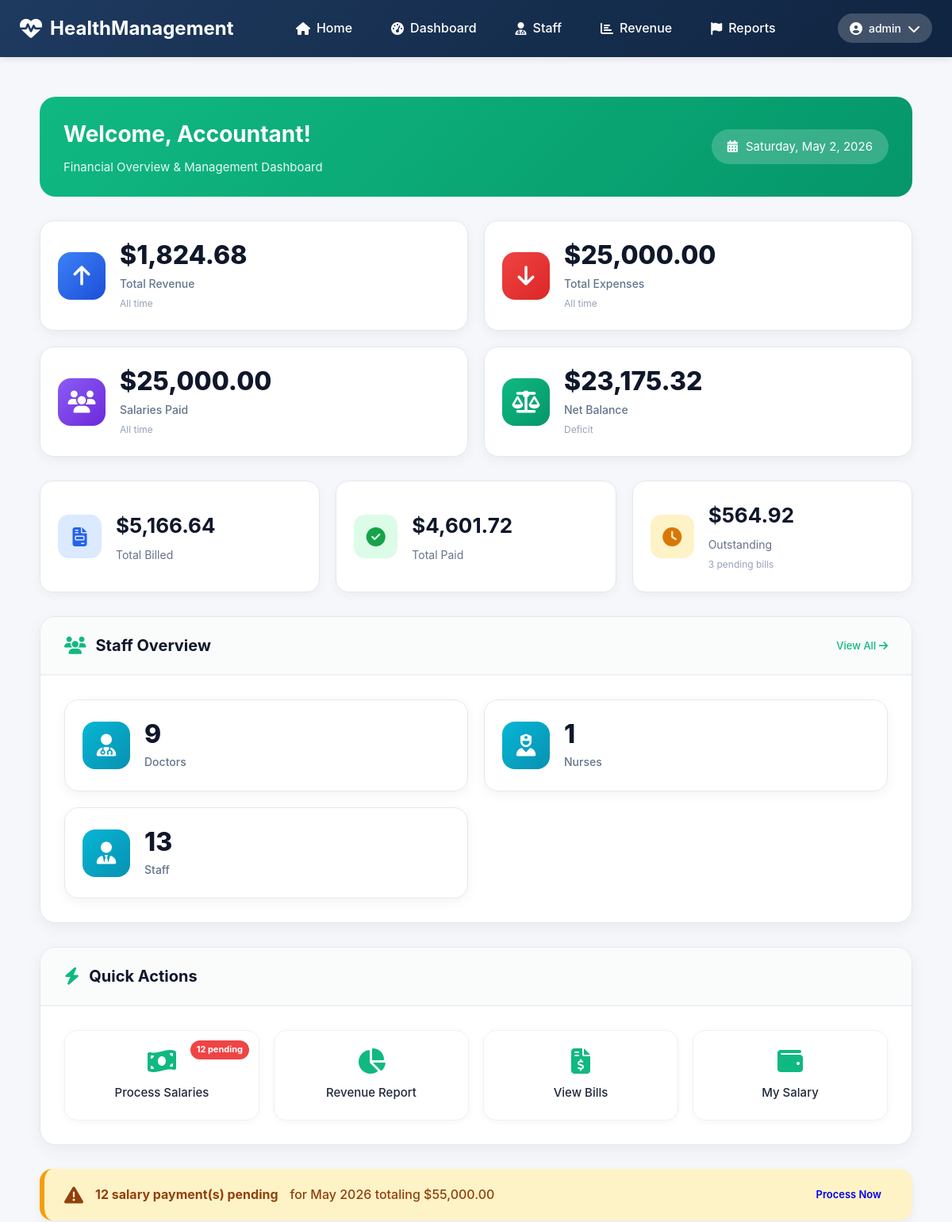
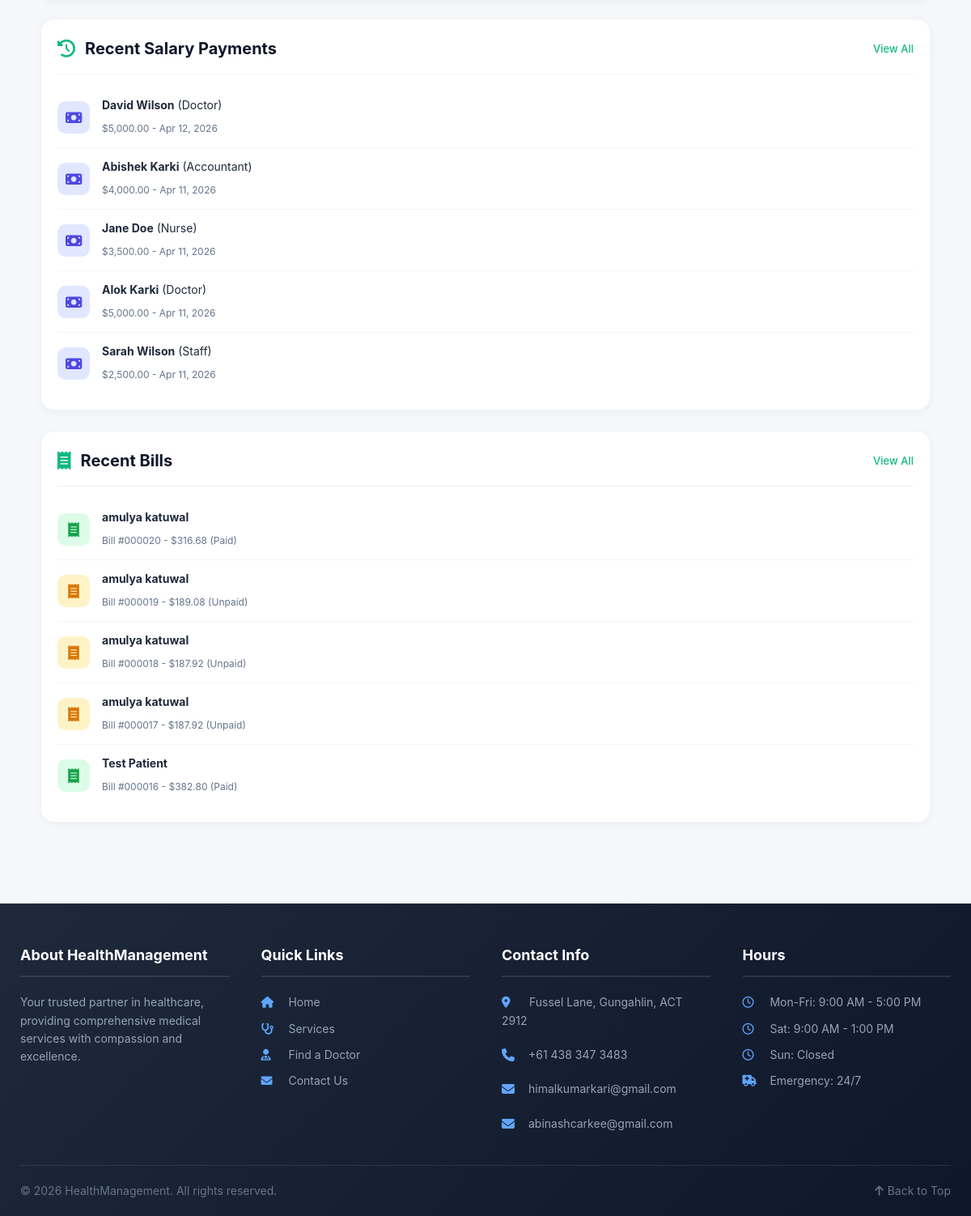
The app's page /accountant/dashboard.php (signed in) with its own data (2 pictures, top to bottom).
### tables this page shows
CREATE TABLE `salary_payments` (
  `salaryId` int(11) NOT NULL,
  `userId` int(11) NOT NULL,
  `staffId` int(11) DEFAULT NULL,
  `role` enum('doctor','nurse','staff','accountant','admin') NOT NULL,
  `amount` decimal(10,2) NOT NULL,
  `paymentDate` datetime NOT NULL,
  `salaryMonth` varchar(7) NOT NULL COMMENT 'Format: YYYY-MM',
  `paidBy` int(11) NOT NULL COMMENT 'User ID who processed payment',
  `notes` text DEFAULT NULL,
  `status` enum('pending','paid','cancelled') DEFAULT 'paid',
  `createdAt` datetime DEFAULT current_timestamp()
);

CREATE TABLE `bills` (
  `billId` int(11) NOT NULL,
  `patientId` int(11) NOT NULL,
  `appointmentId` int(11) DEFAULT NULL,
  `recordId` int(11) DEFAULT NULL,
  `consultationFee` decimal(10,2) NOT NULL DEFAULT 0.00,
  `additionalCharges` decimal(10,2) NOT NULL DEFAULT 0.00,
  `serviceCharge` decimal(10,2) NOT NULL DEFAULT 0.00,
  `gst` decimal(10,2) NOT NULL DEFAULT 0.00,
  `totalAmount` decimal(10,2) NOT NULL,
  `status` enum('unpaid','paid','cancelled','overdue') DEFAULT 'unpaid',
  `generatedAt` datetime DEFAULT current_timestamp(),
  `paidAt` datetime DEFAULT NULL
);

### includes/functions.php (called while the page is built, shortened)
<?php
function getTotalRevenue() {
    global $pdo;
    try {
        $stmt = $pdo->query("SELECT SUM(amount) FROM hospital_finance WHERE transactionType = 'revenue'");
        return $stmt->fetchColumn() ?? 0;
    } catch (Exception $e) {
        return 0;
    }
}
function getTotalExpenses() {
    global $pdo;
    try {
        $stmt = $pdo->query("SELECT SUM(amount) FROM hospital_finance WHERE transactionType = 'expense'");
        return $stmt->fetchColumn() ?? 0;
    } catch (Exception $e) {
        return 0;
    }
}
function getTotalSalariesPaid($dateFrom = null, $dateTo = null) {
    global $pdo;
    try {
        $query = "SELECT SUM(amount) FROM salary_payments WHERE status = 'paid'";
        $params = [];
        $stmt = $pdo->prepare($query);
        $stmt->execute($params);
        return $stmt->fetchColumn() ?? 0;
    } catch (Exception $e) {
        return 0;
    }
}
function getNetBalance() {
    return getTotalRevenue() - getTotalExpenses();
}
?>

### accountant/dashboard.php (the view, shortened to what this page needs)
<?php
require_once '../includes/config.php';
$extraCSS = '<link rel="stylesheet" href="../css/accountant.css">';
include '../includes/header.php';
$userId = $_SESSION['user_id'];
$stmt = $pdo->prepare("
    SELECT s.*, CONCAT(u.firstName, ' ', u.lastName) as accountantName
    FROM staff s
    JOIN users u ON s.userId = u.userId
    WHERE u.userId = ? AND u.role = 'accountant'
");
$stmt->execute([$userId]);
$accountant = $stmt->fetch();
$totalRevenue = getTotalRevenue();
$totalExpenses = getTotalExpenses();
$totalSalaries = getTotalSalariesPaid();
$netBalance = getNetBalance();
$totalBilled = $pdo->query("SELECT SUM(totalAmount) FROM bills")->fetchColumn() ?? 0;
$totalPaid = $pdo->query("SELECT SUM(totalAmount) FROM bills WHERE status = 'paid'")->fetchColumn() ?? 0;
$totalUnpaid = $pdo->query("SELECT SUM(totalAmount) FROM bills WHERE status = 'unpaid'")->fetchColumn() ?? 0;
$pendingBillsCount = $pdo->query("SELECT COUNT(*) FROM bills WHERE status = 'unpaid'")->fetchColumn();
$totalDoctors = $pdo->query("SELECT COUNT(*) FROM doctors WHERE isAvailable = 1")->fetchColumn();
$totalNurses = $pdo->query("SELECT COUNT(*) FROM nurses")->fetchColumn();
$totalStaff = $pdo->query("SELECT COUNT(*) FROM staff")->fetchColumn();
$recentSalaries = $pdo->query("
    SELECT sp.*, CONCAT(u.firstName, ' ', u.lastName) as employeeName,
           CONCAT(pu.firstName, ' ', pu.lastName) as paidByName
    FROM salary_payments sp
    JOIN users u ON sp.userId = u.userId
    LEFT JOIN users pu ON sp.paidBy = pu.userId
    ORDER BY sp.paymentDate DESC
    LIMIT 10
")->fetchAll();
$recentBills = $pdo->query("
    SELECT b.*, CONCAT(u.firstName, ' ', u.lastName) as patientName
    FROM bills b
    JOIN patients p ON b.patientId = p.patientId
    JOIN users u ON p.userId = u.userId
    ORDER BY b.generatedAt DESC
    LIMIT 10
")->fetchAll();
$currentMonth = date('Y-m');
$pendingSalaries = $pdo->prepare("
    SELECT s.*, u.firstName, u.lastName, u.role,
           COALESCE(ssc.baseSalary,
               CASE
                   WHEN u.role = 'doctor' THEN 5000.00
                   WHEN u.role = 'nurse' THEN 3500.00
                   WHEN u.role = 'staff' THEN 2500.00
                   WHEN u.role = 'accountant' THEN 4000.00
                   ELSE 3000.00
               END
           ) as baseSalary
    FROM staff s
    JOIN users u ON s.userId = u.userId
    LEFT JOIN staff_salary_config ssc ON s.staffId = ssc.staffId
        AND ssc.effectiveFrom <= CURDATE()
        AND (ssc.effectiveTo IS NULL OR ssc.effectiveTo >= CURDATE())
    WHERE u.role IN ('doctor', 'nurse', 'staff', 'accountant')
    AND NOT EXISTS (
        SELECT 1 FROM salary_payments sp
        WHERE sp.userId = u.userId AND sp.salaryMonth = ?
    )
");
$pendingSalaries->execute([$currentMonth]);
$pendingSalariesList = $pendingSalaries->fetchAll();
$pendingSalariesCount = count($pendingSalariesList);
$pendingSalariesTotal = array_sum(array_column($pendingSalariesList, 'baseSalary'));
?>
<div class="accountant-container">
    <div class="accountant-welcome-section">
        <div class="accountant-welcome-text">
            <h1>Welcome, <?php echo htmlspecialchars($accountant['accountantName'] ?? 'Accountant'); ?>!</h1>
            <p>Financial Overview & Management Dashboard</p>
        </div>
        <div class="accountant-date-display">
            <i class="fas fa-calendar-alt"></i>
            <span><?php echo date('l, F j, Y'); ?></span>
        </div>
    </div>
    <div class="accountant-stats-grid">
        <div class="accountant-stat-card revenue">
            <div class="accountant-stat-icon"><i class="fas fa-arrow-up"></i></div>
            <div class="accountant-stat-content">
                <h3>$<?php echo number_format($totalRevenue, 2); ?></h3>
                <p>Total Revenue</p>
                <small>All time</small>
            </div>
        </div>
        <div class="accountant-stat-card expenses">
            <div class="accountant-stat-icon"><i class="fas fa-arrow-down"></i></div>
            <div class="accountant-stat-content">
                <h3>$<?php echo number_format($totalExpenses, 2); ?></h3>
                <p>Total Expenses</p>
                <small>All time</small>
            </div>
        </div>
        <div class="accountant-stat-card salaries">
            <div class="accountant-stat-icon"><i class="fas fa-users"></i></div>
            <div class="accountant-stat-content">
                <h3>$<?php echo number_format($totalSalaries, 2); ?></h3>
                <p>Salaries Paid</p>
                <small>All time</small>
            </div>
        </div>
        <div class="accountant-stat-card net">
            <div class="accountant-stat-icon"><i class="fas fa-balance-scale"></i></div>
            <div class="accountant-stat-content">
                <h3>$<?php echo number_format(abs($netBalance), 2); ?></h3>
                <p>Net Balance</p>
                <small><?php echo $netBalance >= 0 ? 'Surplus' : 'Deficit'; ?></small>
            </div>
        </div>
    </div>
    <div class="accountant-bills-grid">
        <div class="accountant-bill-card">
            <div class="accountant-bill-icon billed"><i class="fas fa-file-invoice"></i></div>
            <div class="accountant-bill-info">
                <h3>$<?php echo number_format($totalBilled, 2); ?></h3>
                <p>Total Billed</p>
            </div>
        </div>
        <div class="accountant-bill-card">
            <div class="accountant-bill-icon paid"><i class="fas fa-check-circle"></i></div>
            <div class="accountant-bill-info">
                <h3>$<?php echo number_format($totalPaid, 2); ?></h3>
                <p>Total Paid</p>
            </div>
        </div>
        <div class="accountant-bill-card">
            <div class="accountant-bill-icon unpaid"><i class="fas fa-clock"></i></div>
            <div class="accountant-bill-info">
                <h3>$<?php echo number_format($totalUnpaid, 2); ?></h3>
                <p>Outstanding</p>
                <small><?php echo $pendingBillsCount; ?> pending bills</small>
            </div>
        </div>
    </div>
    <div class="accountant-card">
        <div class="accountant-card-header">
            <h3><i class="fas fa-users"></i> Staff Overview</h3>
            <a href="staff.php" class="accountant-view-all">View All <i class="fas fa-arrow-right"></i></a>
        </div>
        <div class="accountant-card-body">
            <div class="accountant-stats-grid" style="margin-bottom: 0;">
                <div class="accountant-stat-card staff">
                    <div class="accountant-stat-icon"><i class="fas fa-user-md"></i></div>
                    <div class="accountant-stat-content">
                        <h3><?php echo $totalDoctors; ?></h3>
                        <p>Doctors</p>
                    </div>
                </div>
                <div class="accountant-stat-card staff">
                    <div class="accountant-stat-icon"><i class="fas fa-user-nurse"></i></div>
                    <div class="accountant-stat-content">
                        <h3><?php echo $totalNurses; ?></h3>
                        <p>Nurses</p>
                    </div>
                </div>
                <div class="accountant-stat-card staff">
                    <div class="accountant-stat-icon"><i class="fas fa-user-tie"></i></div>
                    <div class="accountant-stat-content">
                        <h3><?php echo $totalStaff; ?></h3>
                        <p>Staff</p>
                    </div>
                </div>
            </div>
        </div>
    </div>
    <div class="accountant-card">
        <div class="accountant-card-header">
            <h3><i class="fas fa-bolt"></i> Quick Actions</h3>
        </div>
        <div class="accountant-card-body">
            <div class="accountant-quick-actions-grid">
                <a href="salaries.php" class="accountant-action-card">
                    <i class="fas fa-money-bill-wave"></i>
                    <span>Process Salaries</span>
                    <?php if ($pendingSalariesCount > 0): ?>
                        <span class="badge"><?php echo $pendingSalariesCount; ?> pending</span>
                    <?php endif; ?>
                </a>
                <a href="revenue.php" class="accountant-action-card">
                    <i class="fas fa-chart-pie"></i>
                    <span>Revenue Report</span>
                </a>
                <a href="bills.php" class="accountant-action-card">
                    <i class="fas fa-file-invoice-dollar"></i>
                    <span>View Bills</span>
                </a>
                <a href="my-salary.php" class="accountant-action-card">
                    <i class="fas fa-wallet"></i>
                    <span>My Salary</span>
                </a>
            </div>
        </div>
    </div>
    <?php if ($pendingSalariesCount > 0): ?>
        <div class="accountant-alert accountant-alert-warning">
            <i class="fas fa-exclamation-triangle"></i>
            <strong><?php echo $pendingSalariesCount; ?> salary payment(s) pending</strong> for <?php echo date('F Y'); ?> totaling $<?php echo number_format($pendingSalariesTotal, 2); ?>
            <a href="salaries.php?month=<?php echo $currentMonth; ?>" class="accountant-btn accountant-btn-warning accountant-btn-sm" style="margin-left: auto;">Process Now</a>
        </div>
    <?php endif; ?>
    <div class="accountant-activity-grid">
        <div class="accountant-activity-card">
            <div class="accountant-card-header" style="padding: 0 0 15px 0; background: transparent; border-bottom: 1px solid #eef2f6;">
                <h3><i class="fas fa-history"></i> Recent Salary Payments</h3>
                <a href="salaries.php" class="accountant-view-all">View All</a>
            </div>
            <div class="accountant-activity-list">
                <?php if (empty($recentSalaries)): ?>
                    <p class="accountant-empty-message">No recent salary payments.</p>
                <?php else: ?>
                    <?php foreach (array_slice($recentSalaries, 0, 5) as $salary): ?>
                        <div class="accountant-activity-item">
                            <div class="accountant-activity-icon salary">
                                <i class="fas fa-money-bill"></i>
                            </div>
                            <div class="accountant-activity-content">
                                <p><strong><?php echo htmlspecialchars($salary['employeeName']); ?></strong> (<?php echo ucfirst($salary['role']); ?>)</p>
                                <small>$<?php echo number_format($salary['amount'], 2); ?> - <?php echo date('M j, Y', strtotime($salary['paymentDate'])); ?></small>
                            </div>
                        </div>
                    <?php endforeach; ?>
                <?php endif; ?>
            </div>
        </div>
        <div class="accountant-activity-card">
            <div class="accountant-card-header" style="padding: 0 0 15px 0; background: transparent; border-bottom: 1px solid #eef2f6;">
                <h3><i class="fas fa-receipt"></i> Recent Bills</h3>
                <a href="bills.php" class="accountant-view-all">View All</a>
            </div>
            <div class="accountant-activity-list">
                <?php if (empty($recentBills)): ?>
                    <p class="accountant-empty-message">No recent bills.</p>
                <?php else: ?>
                    <?php foreach (array_slice($recentBills, 0, 5) as $bill): ?>
                        <div class="accountant-activity-item">
                            <div class="accountant-activity-icon <?php echo $bill['status']; ?>">
                                <i class="fas fa-receipt"></i>
                            </div>
                            <div class="accountant-activity-content">
                                <p><strong><?php echo htmlspecialchars($bill['patientName']); ?></strong></p>
                                <small>Bill #<?php echo str_pad($bill['billId'], 6, '0', STR_PAD_LEFT); ?> - $<?php echo number_format($bill['totalAmount'], 2); ?> (<?php echo ucfirst($bill['status']); ?>)</small>
                            </div>
                        </div>
                    <?php endforeach; ?>
                <?php endif; ?>
            </div>
        </div>
    </div>
</div>
<?php include '../includes/footer.php'; ?>

### css/style.css (style rules this page uses)
* { margin: 0; padding: 0; box-sizing: border-box; }
body { font-family: -apple-system, BlinkMacSystemFont, 'Segoe UI', Roboto, 'Helvetica Neue', Arial, sans-serif; line-height: 1.6; color: #333; background-color: #f5f7fa; }
.page-header h1 , .dashboard-header h1, .page-title, h1 { font-weight: 700 !important; text-shadow: none !important; }
.badge { color: white !important; font-weight: 700 !important; }

### records on screen
salary_payments: employeeName "David Wilson", role "Doctor", amount "5,000.00", paymentDate "Apr 12, 2026"
salary_payments: employeeName "Abishek Karki", role "Accountant", amount "4,000.00", paymentDate "Apr 11, 2026"
salary_payments: employeeName "Jane Doe", role "Nurse", amount "3,500.00", paymentDate "Apr 11, 2026"
salary_payments: employeeName "Alok Karki", role "Doctor", amount "5,000.00", paymentDate "Apr 11, 2026"
salary_payments: employeeName "Sarah Wilson", role "Staff", amount "2,500.00", paymentDate "Apr 11, 2026"
bills: patientName "amulya katuwal", billId "000020", totalAmount "316.68", status "Paid"
bills: patientName "amulya katuwal", billId "000019", totalAmount "189.08", status "Unpaid"
bills: patientName "amulya katuwal", billId "000018", totalAmount "187.92", status "Unpaid"
bills: patientName "amulya katuwal", billId "000017", totalAmount "187.92", status "Unpaid"
bills: patientName "Test Patient", billId "000016", totalAmount "382.80", status "Paid"

### other values on screen
$_SESSION['username'] "admin"
$accountant['accountantName'] "Accountant"
$totalRevenue "1,824.68"
$totalExpenses "25,000.00"
$totalSalaries "25,000.00"
abs($netBalance) "23,175.32"
$totalBilled "5,166.64"
$totalPaid "4,601.72"
$totalUnpaid "564.92"
$pendingBillsCount "3"
$totalDoctors "9"
$totalNurses "1"
$totalStaff "13"
$pendingSalariesCount "12"
$pendingSalariesTotal "55,000.00"
